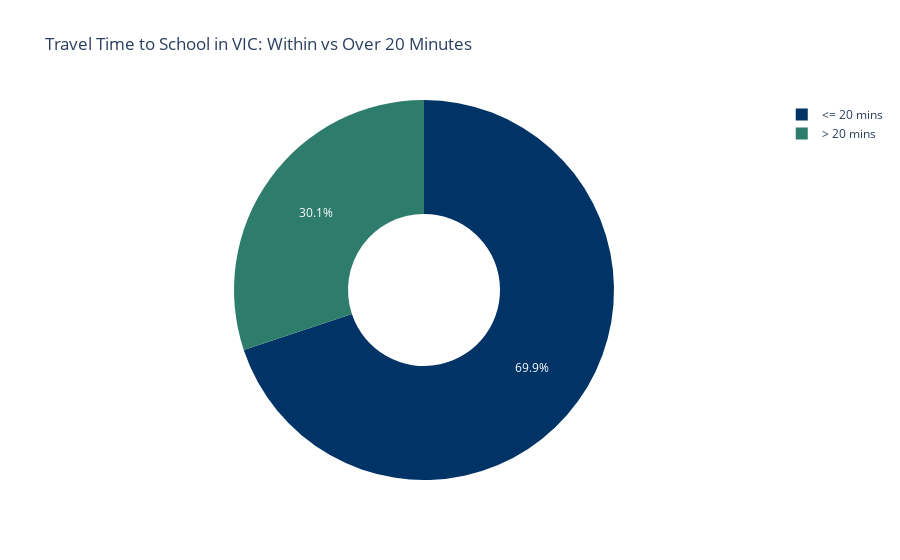

Notebook cell for this chart:
### Code cell
import plotly.express as px

# Create a summary DataFrame for pie chart
time_summary = journey_df['within_20_min'].value_counts().reset_index()
time_summary.columns = ['Within_20_Min', 'Count']
time_summary['Label'] = time_summary['Within_20_Min'].map({True: '<= 20 mins', False: '> 20 mins'})
colors = ['#003366', '#2E7D6C', '#0099CC', '#CCCCCC', '#333333']

# Donut chart
fig = px.pie(
    time_summary,
    names='Label',
    values='Count',
    title='Travel Time to School in VIC: Within vs Over 20 Minutes',
    hole=0.4,
    color_discrete_sequence=colors
)
fig.show()

### Figure 1 — Plotly figure (JSON) as saved in the notebook; plotly's stock layout.template omitted (floating-point values rounded to 4 significant figures)
{"data": [{"domain": {"x": [0, 1], "y": [0, 1]}, "hole": 0.4, "hovertemplate": "Label=%{label}<br>Count=%{value}<extra></extra>", "labels": ["<= 20 mins", "> 20 mins"], "legendgroup": "", "name": "", "showlegend": true, "type": "pie", "values": [478, 206]}], "layout": {"legend": {"tracegroupgap": 0}, "piecolorway": ["#003366", "#2E7D6C", "#0099CC", "#CCCCCC", "#333333"], "title": {"text": "Travel Time to School in VIC: Within vs Over 20 Minutes"}}}
